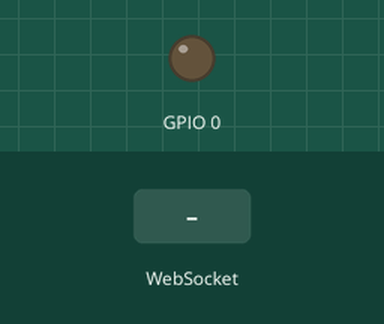
Simulated run of this sketch. Board: ESP8266 (NodeMCU). Shown: output pins drawn as LEDs (lit = HIGH). Inputs (shaded band) come from the test bench. WiFi joins after 1.5 s; servers stay silent unless stated; a WiFi scan finds three made-up networks; what the sketch prints to the serial monitor is not drawn.

Above: at 10.2 s.
10.3 s: WebSocket text "1" received
At 10.8 s:
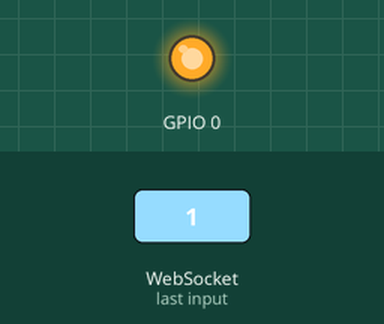
11.8 s: WebSocket text "0" received
At 13.0 s:
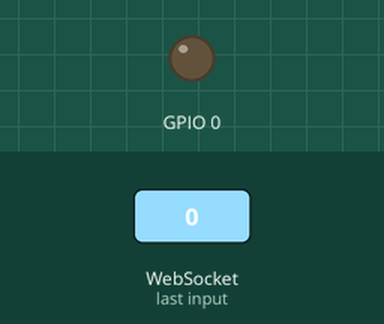
Timing chart, 0 to 14.8 s (numbered marks = the images above; inputs shaded):
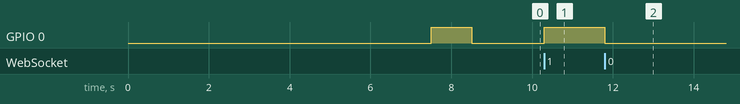

The sketch:

arduinomain.ino
```cpp
#include "dataDisplay.h"
#include "Arduino.h"

dataDisplay data;
void setup() {
      data.begin();
      data.setupLED();
      data.flashLED(500);
     // data.flashLED(500);

  // put your setup code here, to run once:

}

void loop() {
    data.process();
  // put your main code here, to run repeatedly:

}
```

dataDisplay.cpp
```cpp
#include <Arduino.h>

#include <ESP8266WiFi.h>
#include <ESP8266WiFiMulti.h>
#include <WebSocketsServer.h>
#include <ESP8266WebServer.h>
#include <ESP8266mDNS.h>
#include <Hash.h>
#include "dataDisplay.h"
#include <string.h>
#include <EEPROM.h>
#define NETWORKNAME "TBPM"
#define NETWORKPASS "donger420"


ESP8266WiFiMulti WiFiMulti;

ESP8266WebServer server = ESP8266WebServer(80);
WebSocketsServer webSocket = WebSocketsServer(81);
//extern Stream * _GlobalStream;


dataDisplay wifi;


void webSocketEvent(uint8_t num, WStype_t type, uint8_t * payload, size_t length) {
    switch(type) {
        case WStype_DISCONNECTED:
            USE_SERIAL.printf("[%u] Disconnected!\n", num);
            break;
        case WStype_CONNECTED: {
            IPAddress ip = webSocket.remoteIP(num);
            USE_SERIAL.printf("[%u] Connected from %d.%d.%d.%d url: %s\n", num, ip[0], ip[1], ip[2], ip[3], payload);

            // send message to client
            webSocket.sendTXT(num, "Connected");
        }
            break;
        case WStype_TEXT:
            USE_SERIAL.printf("[%u] Message: %s\n", num, payload);
            if (strcmp((char *)payload,"1")==0){
                USE_SERIAL.print("Turning ON LED\n");

                wifi.enableLED();
            }

            if (strcmp((char *)payload,"0")==0){
                USE_SERIAL.print("Turning OFF LED\n");

                wifi.disableLED();
            }


            USE_SERIAL.print("Sending Payload\n");
            USE_SERIAL.print("Recieving Payload\n");

            break;
    }

}


void dataDisplay::setupLED(){
    pinMode(0,OUTPUT);
}

void dataDisplay::flashLED(int duration){

        wifi.enableLED();
        delay(duration);
        wifi.disableLED();
        wifi.enableLED();
        delay(duration);
        wifi.disableLED();
        delay(duration);
        wifi.disableLED();
}

void dataDisplay::enableLED(){
    USE_SERIAL.print("ENABLING");
    digitalWrite(0,HIGH);
}

void dataDisplay::disableLED(){
    USE_SERIAL.print("disabling ");

    digitalWrite(0,LOW);
}

void dataDisplay::begin() {
    //USE_SERIAL.begin(921600);
    USE_SERIAL.begin(115200);

    //USE_SERIAL.setDebugOutput(true);

    USE_SERIAL.println();
    USE_SERIAL.println();
    USE_SERIAL.println();

    for(uint8_t t = 4; t > 0; t--) {
        USE_SERIAL.printf("[SETUP] BOOT WAIT %d...\n", t);
        USE_SERIAL.flush();
        delay(1000);
    }

    int n = WiFi.scanNetworks();


    Serial.println("Adding TPBM");

    WiFiMulti.addAP(NETWORKNAME, NETWORKPASS);

    while(WiFiMulti.run() != WL_CONNECTED) {
        delay(100);
    }

    USE_SERIAL.print("IP address: ");

    // this where our dashboard will be hosted, on this IP
    USE_SERIAL.println(WiFi.localIP());
    USE_SERIAL.flush();

    // start webSocket server
    webSocket.begin();
    webSocket.onEvent(webSocketEvent);

    if(MDNS.begin("esp8266")) {
        USE_SERIAL.println("MDNS responder started");
    }

    // handle index
    server.on("/", []() {
        // send index.html
        server.send(200, "text/html", "<html><head> <title>ESP Dashboard</title> <meta name='viewport' content='width=device-width, initial-scale=1.0, user-scalable=yes'> <link rel='stylesheet/less' href='less/styles.less' type='text/css'> <script src='https://ajax.googleapis.com/ajax/libs/jquery/2.2.2/jquery.min.js'></script> <link rel='stylesheet' href='https://ajax.googleapis.com/ajax/libs/jqueryui/1.11.4/themes/smoothness/jquery-ui.css'> <script src='https://ajax.googleapis.com/ajax/libs/jqueryui/1.11.4/jquery-ui.min.js'></script> <script>$(function(){$('#tabs').tabs();}); $(function(){$('#radio').buttonset();}); var connection=new WebSocket('ws://192.168.0.19:81/', ['arduino']); connection.onopen=function(){console.log('opens connection');}; connection.onerror=function(error){console.log('WebSocket Error ', error);}; connection.onmessage=function(e){console.log('Server: ', e.data); connection.send('Time: ' + new Date());}; $(function(){$('#radio1').click(function(){console.log('button ON'); connection.send('1');}); $('#radio2').click(function(){console.log('button OFF'); connection.send('0');});}); </script> <style>.outer{width: 100%; height: 1000px;}.inner{margin: 0 auto; padding: 0 20px; height: 200px;}.indicator{height: 100px; width: 100%; max-width: 100px;}.indicator span{display: block; padding-left: 7px;}.light{width: 50px; height: 50px; border-radius: 50%; display: block;}.on{background-color: green;}.off{background-color: red;}</style></head><body> <div class='headerContainer'> <header> </header> </div><div class='outer outer-1'> <div id='tabs' class='inner inner-1'> <ul> <li><a href='#component1'>LED</a></li><li><a href='#component2'>Ultrasonic</a></li><li><a href='#component3'>Switch</a></li></ul> <div id='component1'> <div> <form> <div id='radio'> <input type='radio' id='radio1' name='radio'> <label for='radio1'>On</label> <input type='radio' id='radio2' name='radio'> <label for='radio2' checked='checked'>Off</label> </div></form> </div></div><div id='component2'>Distance=</div><div id='component3'> <div class='indicator'> <div class='light off'></div><span>OFF</span> </div></div></div></div></body></html>");
       // server.send(200,"text/stylesheet", "color:bold; ")
    });

    server.begin();

    // Add service to MDNS
    MDNS.addService("http", "tcp", 80);
    MDNS.addService("ws", "tcp", 81);

   // USE_SERIAL.println("shes a anilla make hannah jealous");

}

void dataDisplay::process(){
//  ledHandler();
 // servoHandler();
  //autoHandler();
  //calibrateHandler();
 //sensorNotifier();
  //checkReady();
  wifi.wifiLoop();

}
void dataDisplay::wifiLoop() {
    webSocket.loop();
    server.handleClient();
}
```

dataDisplay.h
```cpp
#include <Arduino.h>

#include <ESP8266WiFi.h>
#include <ESP8266WiFiMulti.h>
#include <WebSocketsServer.h>
#include <ESP8266WebServer.h>
#include <ESP8266mDNS.h>
#include <Hash.h>
#include "Arduino.h"
#include <EEPROM.h>

#define USE_SERIAL Serial
void webSocketEvent(uint8_t num, WStype_t type, uint8_t * payload, size_t length);
static char  buffer[180];

class dataDisplay {

  public:
    void begin();
    void wifiLoop();
    void setupLED();
    void enableLED();
    void listener();
    void flashLED(int);
    void disableLED();
    void wifiWriteLoop();
    void process();
};
```

Measured:
- after the input at 10.3 s, GPIO 0: LOW → HIGH at once
- after the input at 11.8 s, GPIO 0: HIGH → LOW at once
